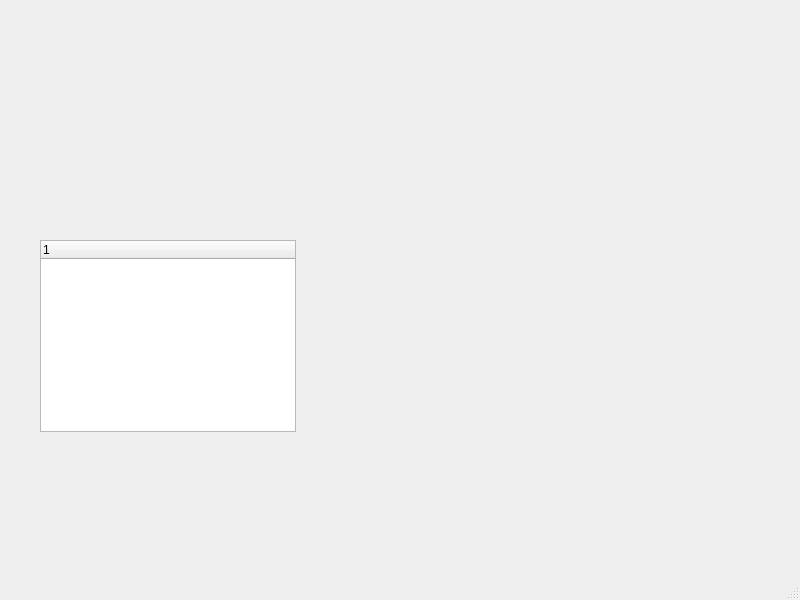
<?xml version="1.0" encoding="UTF-8"?>
<ui version="4.0">
 <class>MainWindow</class>
 <widget class="QMainWindow" name="MainWindow">
  <property name="geometry">
   <rect>
    <x>0</x>
    <y>0</y>
    <width>800</width>
    <height>600</height>
   </rect>
  </property>
  <property name="windowTitle">
   <string>MainWindow</string>
  </property>
  <widget class="QWidget" name="centralwidget">
   <widget class="QTreeWidget" name="treeWidget">
    <property name="geometry">
     <rect>
      <x>40</x>
      <y>240</y>
      <width>256</width>
      <height>192</height>
     </rect>
    </property>
    <column>
     <property name="text">
      <string notr="true">1</string>
     </property>
    </column>
   </widget>
  </widget>
  <widget class="QMenuBar" name="menubar">
   <property name="geometry">
    <rect>
     <x>0</x>
     <y>0</y>
     <width>800</width>
     <height>21</height>
    </rect>
   </property>
  </widget>
  <widget class="QStatusBar" name="statusbar"/>
 </widget>
 <resources/>
 <connections/>
</ui>
